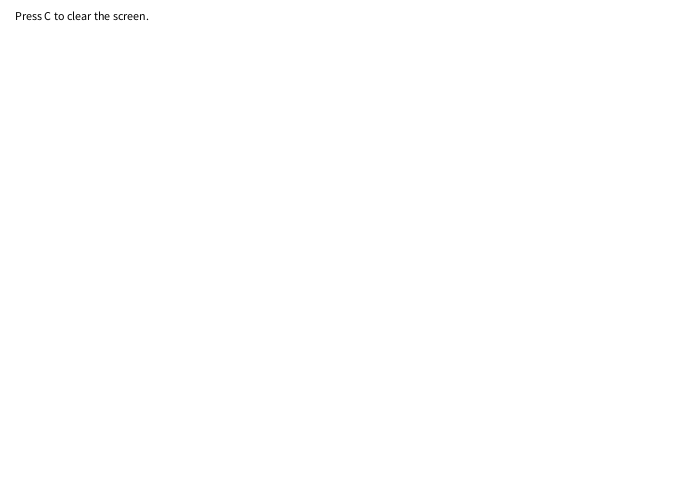
Frame 1 (no input)
Frame 60 (the mouse pressed at the canvas centre just before this capture): identical to frame 1, image omitted
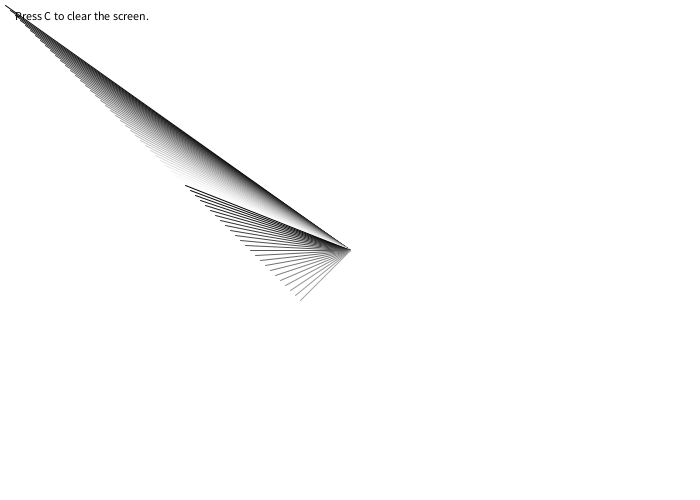
Frame 120 (the mouse held since frame 60 and released just before this capture)

The Processing sketch that drew these frames (run headless with seeded random() and noise(); from frame 60 on, the mouse is pressed at the canvas centre):

// Processing sketch: processing_107552
// ── processing_107552.pde

//Line Sketch by Henry Zhu
//August 29th, 2013
//Contact me at henry.david.zhu@gmail.com !

//Code
//Sets up beginning properties
void setup() {
  size(700, 500);
  background(255);
  fill(0);
  text("Press C to clear the screen.", 15, 20);
}

//Starting Positions
int x = 0;
int y = 0;

//Speeds
int xSpeed = 5;
int ySpeed = 5;

//Colors
int rColor = 0;
int gColor = 0;
int bColor = 0;

//Boolean Clear Screen 
boolean displayDrawings = false; 
//Draws Lines
void draw() {
    if(mousePressed == true)
    {
      //Sets restriction conditions for colors
      rColor += 7;
      if (rColor > 255) {
        rColor = 0;
      }
      gColor += 7;
      if (gColor > 255) {
        gColor = 0;
      }
      bColor += 7;
      if (bColor > 255) {
        bColor = 0;
      }
    
      //Increases the speed
      x += xSpeed;
      y += ySpeed;
    
      //Reverses speed under conditions
      if ( y > height ) {
        ySpeed = -ySpeed;
      }
      if (y < 0) {
        ySpeed = -ySpeed;
      }
      if (x < 0 || x > width) {
        xSpeed = -xSpeed;
      }
    
      //Draws the lines
      stroke(rColor, gColor, bColor);
      line(mouseX, mouseY, x, y);
    
      //Sets the frame rate
      frameRate(90);
    }
  //Control System
  //Executes after keyReleased() checks, and resets the background
  if (displayDrawings == true) {
    background(255);
  }
}
//Checks for c button to be released
void keyReleased()
{
  if (key == 'c')
  {
    displayDrawings = !displayDrawings;
    fill(0);
    fill(30, 144, 255);
    text("Press C to clear the screen.", 15, 20);
    draw();
  }
}
